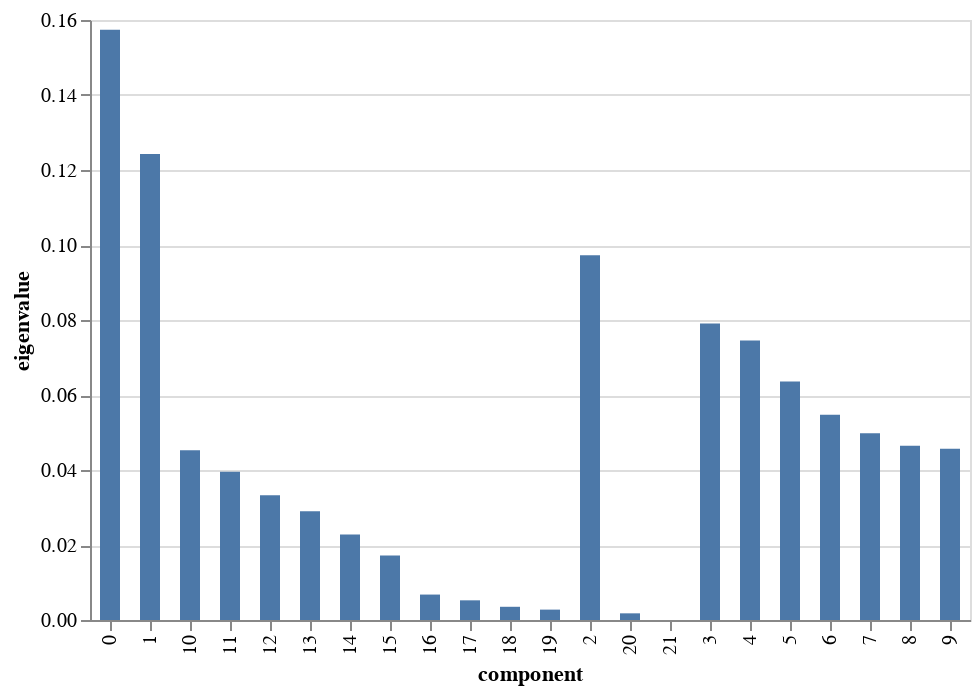

The notebook cell saved with this chart:
### Code cell
# Visualise all the components along with their respective variance using a scree plot.
# Note: The components are not arranged in descending order of variance. Instead, the groupings correspond to the one-hot encoded features derived from each categorical variable.

mca.scree_plot()

### Figure 1 — Vega-Lite specification as saved in the notebook (floating-point values rounded to 4 significant figures)
{"config": {"view": {"continuousWidth": 300, "continuousHeight": 300}}, "data": {"name": "data-acd4dcd971b8c7f6b7a46dc61ddee11f"}, "mark": {"type": "bar", "size": 10}, "encoding": {"tooltip": [{"field": "component", "type": "nominal"}, {"field": "eigenvalue", "type": "quantitative"}, {"field": "% of variance", "type": "quantitative"}, {"field": "% of variance (cumulative)", "type": "quantitative"}], "x": {"field": "component", "type": "nominal"}, "y": {"field": "eigenvalue", "type": "quantitative"}}, "$schema": "https://vega.github.io/schema/vega-lite/v5.20.1.json", "datasets": {"data-acd4dcd971b8c7f6b7a46dc61ddee11f": [{"component": "0", "eigenvalue": 0.1574, "% of variance": 15.74, "% of variance (cumulative)": 15.74}, {"component": "1", "eigenvalue": 0.1243, "% of variance": 12.43, "% of variance (cumulative)": 28.17}, {"component": "2", "eigenvalue": 0.09728, "% of variance": 9.728, "% of variance (cumulative)": 37.9}, {"component": "3", "eigenvalue": 0.07905, "% of variance": 7.905, "% of variance (cumulative)": 45.8}, {"component": "4", "eigenvalue": 0.07454, "% of variance": 7.454, "% of variance (cumulative)": 53.26}, {"component": "5", "eigenvalue": 0.06361, "% of variance": 6.361, "% of variance (cumulative)": 59.62}, {"component": "6", "eigenvalue": 0.05477, "% of variance": 5.477, "% of variance (cumulative)": 65.09}, {"component": "7", "eigenvalue": 0.04977, "% of variance": 4.977, "% of variance (cumulative)": 70.07}, {"component": "8", "eigenvalue": 0.04645, "% of variance": 4.645, "% of variance (cumulative)": 74.72}, {"component": "9", "eigenvalue": 0.0457, "% of variance": 4.57, "% of variance (cumulative)": 79.29}, {"component": "10", "eigenvalue": 0.04525, "% of variance": 4.525, "% of variance (cumulative)": 83.81}, {"component": "11", "eigenvalue": 0.03951, "% of variance": 3.951, "% of variance (cumulative)": 87.76}, {"component": "12", "eigenvalue": 0.0333, "% of variance": 3.33, "% of variance (cumulative)": 91.09}, {"component": "13", "eigenvalue": 0.02903, "% of variance": 2.903, "% of variance (cumulative)": 93.99}, {"component": "14", "eigenvalue": 0.02277, "% of variance": 2.277, "% of variance (cumulative)": 96.27}, {"component": "15", "eigenvalue": 0.01718, "% of variance": 1.718, "% of variance (cumulative)": 97.99}, {"component": "16", "eigenvalue": 0.006783, "% of variance": 0.6783, "% of variance (cumulative)": 98.67}, {"component": "17", "eigenvalue": 0.005247, "% of variance": 0.5247, "% of variance (cumulative)": 99.19}, {"component": "18", "eigenvalue": 0.003523, "% of variance": 0.3523, "% of variance (cumulative)": 99.55}, {"component": "19", "eigenvalue": 0.002769, "% of variance": 0.2769, "% of variance (cumulative)": 99.82}, {"component": "20", "eigenvalue": 0.001778, "% of variance": 0.1778, "% of variance (cumulative)": 100.0}, {"component": "21", "eigenvalue": 5.461e-32, "% of variance": 5.461e-30, "% of variance (cumulative)": 100.0}]}}
